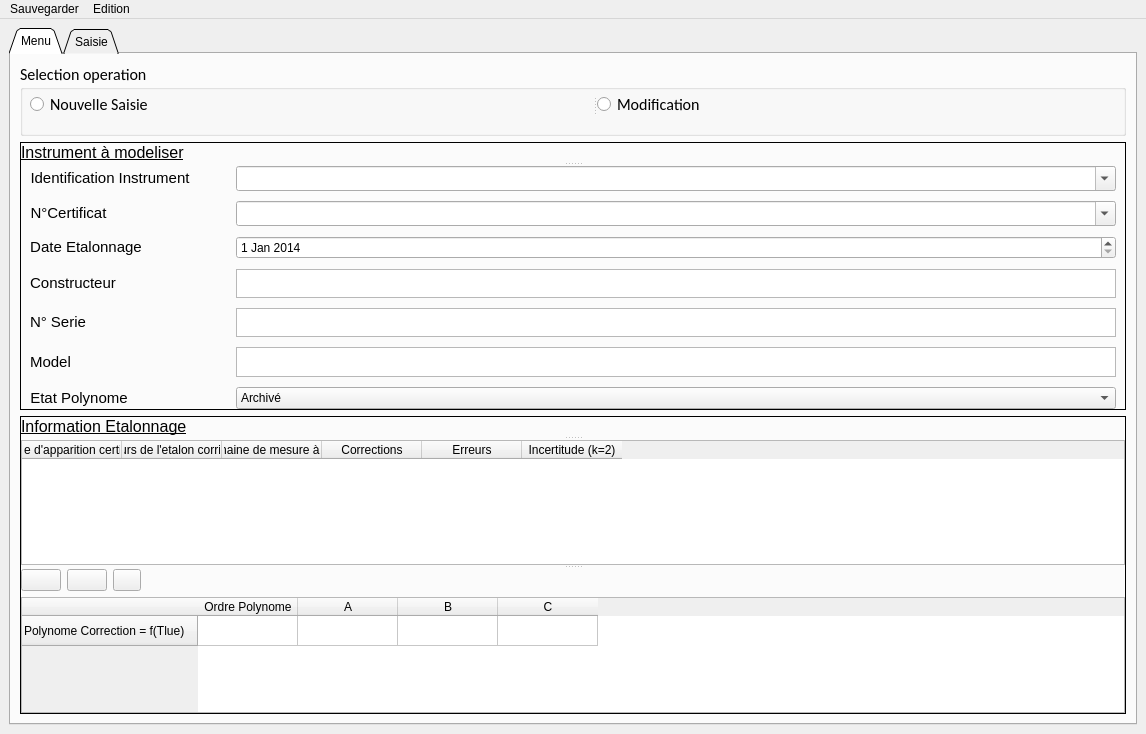
<?xml version="1.0" encoding="UTF-8"?>
<ui version="4.0">
 <class>Polynome</class>
 <widget class="QMainWindow" name="Polynome">
  <property name="geometry">
   <rect>
    <x>0</x>
    <y>0</y>
    <width>1146</width>
    <height>734</height>
   </rect>
  </property>
  <property name="windowTitle">
   <string>Polynome de modelisation v 0.1</string>
  </property>
  <widget class="QWidget" name="centralWidget">
   <layout class="QGridLayout" name="gridLayout_3">
    <item row="0" column="1">
     <widget class="QTabWidget" name="tabWidget">
      <property name="tabShape">
       <enum>QTabWidget::Triangular</enum>
      </property>
      <property name="currentIndex">
       <number>0</number>
      </property>
      <property name="elideMode">
       <enum>Qt::ElideNone</enum>
      </property>
      <widget class="QWidget" name="tab_1">
       <attribute name="title">
        <string>Menu</string>
       </attribute>
       <layout class="QVBoxLayout" name="verticalLayout">
        <item>
         <widget class="QGroupBox" name="groupBox">
          <property name="minimumSize">
           <size>
            <width>0</width>
            <height>73</height>
           </size>
          </property>
          <property name="maximumSize">
           <size>
            <width>16777215</width>
            <height>100</height>
           </size>
          </property>
          <property name="font">
           <font>
            <family>Calibri</family>
            <pointsize>12</pointsize>
           </font>
          </property>
          <property name="title">
           <string>Selection operation </string>
          </property>
          <widget class="QSplitter" name="splitter">
           <property name="geometry">
            <rect>
             <x>10</x>
             <y>30</y>
             <width>1061</width>
             <height>23</height>
            </rect>
           </property>
           <property name="orientation">
            <enum>Qt::Horizontal</enum>
           </property>
           <widget class="QRadioButton" name="radioButton_new_saisie">
            <property name="font">
             <font>
              <family>Calibri</family>
              <pointsize>12</pointsize>
             </font>
            </property>
            <property name="text">
             <string>Nouvelle Saisie</string>
            </property>
           </widget>
           <widget class="QRadioButton" name="radioButton_modification">
            <property name="font">
             <font>
              <family>Calibri</family>
              <pointsize>12</pointsize>
             </font>
            </property>
            <property name="text">
             <string>Modification</string>
            </property>
           </widget>
          </widget>
         </widget>
        </item>
        <item>
         <widget class="QSplitter" name="splitter_2">
          <property name="maximumSize">
           <size>
            <width>16777215</width>
            <height>16777215</height>
           </size>
          </property>
          <property name="frameShape">
           <enum>QFrame::Panel</enum>
          </property>
          <property name="lineWidth">
           <number>1</number>
          </property>
          <property name="orientation">
           <enum>Qt::Vertical</enum>
          </property>
          <widget class="QLabel" name="label_10">
           <property name="text">
            <string>&lt;html&gt;&lt;head/&gt;&lt;body&gt;&lt;p&gt;&lt;span style=&quot; font-size:12pt; text-decoration: underline;&quot;&gt;Instrument à modeliser&lt;/span&gt;&lt;/p&gt;&lt;/body&gt;&lt;/html&gt;</string>
           </property>
           <property name="alignment">
            <set>Qt::AlignLeading|Qt::AlignLeft|Qt::AlignVCenter</set>
           </property>
           <property name="margin">
            <number>4</number>
           </property>
          </widget>
          <widget class="QWidget" name="layoutWidget">
           <layout class="QFormLayout" name="formLayout">
            <property name="fieldGrowthPolicy">
             <enum>QFormLayout::AllNonFixedFieldsGrow</enum>
            </property>
            <property name="horizontalSpacing">
             <number>6</number>
            </property>
            <property name="verticalSpacing">
             <number>10</number>
            </property>
            <property name="leftMargin">
             <number>9</number>
            </property>
            <property name="rightMargin">
             <number>9</number>
            </property>
            <property name="bottomMargin">
             <number>0</number>
            </property>
            <item row="0" column="0">
             <widget class="QLabel" name="label_11">
              <property name="maximumSize">
               <size>
                <width>16777215</width>
                <height>30</height>
               </size>
              </property>
              <property name="text">
               <string>&lt;html&gt;&lt;head/&gt;&lt;body&gt;&lt;p align=&quot;center&quot;&gt;&lt;span style=&quot; font-size:11pt;&quot;&gt;Identification Instrument&lt;/span&gt;&lt;/p&gt;&lt;/body&gt;&lt;/html&gt;</string>
              </property>
              <property name="alignment">
               <set>Qt::AlignCenter</set>
              </property>
             </widget>
            </item>
            <item row="0" column="1">
             <widget class="QComboBox" name="comboBox_identification">
              <property name="enabled">
               <bool>true</bool>
              </property>
              <property name="minimumSize">
               <size>
                <width>0</width>
                <height>25</height>
               </size>
              </property>
              <property name="maximumSize">
               <size>
                <width>16777215</width>
                <height>30</height>
               </size>
              </property>
              <property name="mouseTracking">
               <bool>true</bool>
              </property>
              <property name="acceptDrops">
               <bool>true</bool>
              </property>
              <property name="editable">
               <bool>true</bool>
              </property>
             </widget>
            </item>
            <item row="1" column="0">
             <widget class="QLabel" name="label_15">
              <property name="maximumSize">
               <size>
                <width>16777215</width>
                <height>30</height>
               </size>
              </property>
              <property name="text">
               <string>&lt;html&gt;&lt;head/&gt;&lt;body&gt;&lt;p&gt;&lt;span style=&quot; font-size:11pt;&quot;&gt;N°Certificat&lt;/span&gt;&lt;/p&gt;&lt;/body&gt;&lt;/html&gt;</string>
              </property>
              <property name="alignment">
               <set>Qt::AlignCenter</set>
              </property>
             </widget>
            </item>
            <item row="1" column="1">
             <widget class="QComboBox" name="comboBox_n_ce">
              <property name="minimumSize">
               <size>
                <width>0</width>
                <height>25</height>
               </size>
              </property>
              <property name="maximumSize">
               <size>
                <width>16777215</width>
                <height>30</height>
               </size>
              </property>
              <property name="editable">
               <bool>true</bool>
              </property>
              <property name="modelColumn">
               <number>0</number>
              </property>
             </widget>
            </item>
            <item row="2" column="0">
             <widget class="QLabel" name="label_7">
              <property name="maximumSize">
               <size>
                <width>16777215</width>
                <height>30</height>
               </size>
              </property>
              <property name="text">
               <string>&lt;html&gt;&lt;head/&gt;&lt;body&gt;&lt;p&gt;&lt;span style=&quot; font-size:11pt;&quot;&gt;Date Etalonnage&lt;/span&gt;&lt;/p&gt;&lt;/body&gt;&lt;/html&gt;</string>
              </property>
              <property name="alignment">
               <set>Qt::AlignCenter</set>
              </property>
             </widget>
            </item>
            <item row="2" column="1">
             <widget class="QDateEdit" name="dateEdit">
              <property name="minimumSize">
               <size>
                <width>206</width>
                <height>0</height>
               </size>
              </property>
              <property name="maximumSize">
               <size>
                <width>16777215</width>
                <height>30</height>
               </size>
              </property>
              <property name="date">
               <date>
                <year>2014</year>
                <month>1</month>
                <day>1</day>
               </date>
              </property>
             </widget>
            </item>
            <item row="3" column="0">
             <widget class="QLabel" name="label_12">
              <property name="sizePolicy">
               <sizepolicy hsizetype="Expanding" vsizetype="Expanding">
                <horstretch>0</horstretch>
                <verstretch>0</verstretch>
               </sizepolicy>
              </property>
              <property name="maximumSize">
               <size>
                <width>16777215</width>
                <height>30</height>
               </size>
              </property>
              <property name="text">
               <string>&lt;html&gt;&lt;head/&gt;&lt;body&gt;&lt;p align=&quot;center&quot;&gt;&lt;span style=&quot; font-size:11pt;&quot;&gt;Constructeur&lt;/span&gt;&lt;/p&gt;&lt;/body&gt;&lt;/html&gt;</string>
              </property>
             </widget>
            </item>
            <item row="3" column="1">
             <widget class="QTextEdit" name="textEdit_constructeur">
              <property name="maximumSize">
               <size>
                <width>16777215</width>
                <height>30</height>
               </size>
              </property>
             </widget>
            </item>
            <item row="4" column="0">
             <widget class="QLabel" name="label_13">
              <property name="sizePolicy">
               <sizepolicy hsizetype="Expanding" vsizetype="Expanding">
                <horstretch>0</horstretch>
                <verstretch>0</verstretch>
               </sizepolicy>
              </property>
              <property name="minimumSize">
               <size>
                <width>200</width>
                <height>0</height>
               </size>
              </property>
              <property name="maximumSize">
               <size>
                <width>16777215</width>
                <height>30</height>
               </size>
              </property>
              <property name="text">
               <string>&lt;html&gt;&lt;head/&gt;&lt;body&gt;&lt;p&gt;&lt;span style=&quot; font-size:11pt;&quot;&gt;N° Serie&lt;/span&gt;&lt;/p&gt;&lt;/body&gt;&lt;/html&gt;</string>
              </property>
             </widget>
            </item>
            <item row="4" column="1">
             <widget class="QTextEdit" name="textEdit_n_serie">
              <property name="maximumSize">
               <size>
                <width>16777215</width>
                <height>30</height>
               </size>
              </property>
             </widget>
            </item>
            <item row="5" column="0">
             <widget class="QLabel" name="label_14">
              <property name="sizePolicy">
               <sizepolicy hsizetype="Expanding" vsizetype="Expanding">
                <horstretch>0</horstretch>
                <verstretch>0</verstretch>
               </sizepolicy>
              </property>
              <property name="maximumSize">
               <size>
                <width>16777215</width>
                <height>30</height>
               </size>
              </property>
              <property name="text">
               <string>&lt;html&gt;&lt;head/&gt;&lt;body&gt;&lt;p align=&quot;center&quot;&gt;&lt;span style=&quot; font-size:11pt;&quot;&gt;Model&lt;/span&gt;&lt;/p&gt;&lt;/body&gt;&lt;/html&gt;</string>
              </property>
             </widget>
            </item>
            <item row="5" column="1">
             <widget class="QTextEdit" name="textEdit_model">
              <property name="maximumSize">
               <size>
                <width>16777215</width>
                <height>30</height>
               </size>
              </property>
             </widget>
            </item>
            <item row="6" column="0">
             <widget class="QLabel" name="label_16">
              <property name="sizePolicy">
               <sizepolicy hsizetype="Expanding" vsizetype="Expanding">
                <horstretch>0</horstretch>
                <verstretch>0</verstretch>
               </sizepolicy>
              </property>
              <property name="maximumSize">
               <size>
                <width>16777215</width>
                <height>30</height>
               </size>
              </property>
              <property name="text">
               <string>&lt;html&gt;&lt;head/&gt;&lt;body&gt;&lt;p align=&quot;center&quot;&gt;&lt;span style=&quot; font-size:11pt;&quot;&gt;Etat Polynome&lt;/span&gt;&lt;/p&gt;&lt;/body&gt;&lt;/html&gt;</string>
              </property>
             </widget>
            </item>
            <item row="6" column="1">
             <widget class="QComboBox" name="comboBox_etat_polynome">
              <item>
               <property name="text">
                <string>Archivé</string>
               </property>
              </item>
              <item>
               <property name="text">
                <string>Actif</string>
               </property>
              </item>
             </widget>
            </item>
           </layout>
          </widget>
         </widget>
        </item>
        <item>
         <widget class="QSplitter" name="splitter_3">
          <property name="frameShape">
           <enum>QFrame::Panel</enum>
          </property>
          <property name="orientation">
           <enum>Qt::Vertical</enum>
          </property>
          <widget class="QLabel" name="label_5">
           <property name="text">
            <string>&lt;html&gt;&lt;head/&gt;&lt;body&gt;&lt;p&gt;&lt;span style=&quot; font-size:12pt; text-decoration: underline;&quot;&gt;Information Etalonnage&lt;/span&gt;&lt;/p&gt;&lt;/body&gt;&lt;/html&gt;</string>
           </property>
           <property name="margin">
            <number>4</number>
           </property>
          </widget>
          <widget class="QTableWidget" name="tableWidget_table_etalonnage">
           <property name="sizePolicy">
            <sizepolicy hsizetype="Expanding" vsizetype="Expanding">
             <horstretch>200</horstretch>
             <verstretch>0</verstretch>
            </sizepolicy>
           </property>
           <property name="minimumSize">
            <size>
             <width>0</width>
             <height>0</height>
            </size>
           </property>
           <property name="baseSize">
            <size>
             <width>0</width>
             <height>0</height>
            </size>
           </property>
           <property name="frameShadow">
            <enum>QFrame::Sunken</enum>
           </property>
           <property name="lineWidth">
            <number>1</number>
           </property>
           <property name="midLineWidth">
            <number>0</number>
           </property>
           <property name="autoScroll">
            <bool>false</bool>
           </property>
           <property name="autoScrollMargin">
            <number>10</number>
           </property>
           <property name="showDropIndicator" stdset="0">
            <bool>true</bool>
           </property>
           <property name="alternatingRowColors">
            <bool>true</bool>
           </property>
           <property name="showGrid">
            <bool>true</bool>
           </property>
           <property name="gridStyle">
            <enum>Qt::DashDotLine</enum>
           </property>
           <attribute name="verticalHeaderMinimumSectionSize">
            <number>19</number>
           </attribute>
           <column>
            <property name="text">
             <string>Ordre d'apparition certificat</string>
            </property>
           </column>
           <column>
            <property name="text">
             <string>Valeurs de l'etalon corrigées</string>
            </property>
           </column>
           <column>
            <property name="text">
             <string>Valeurs chaine de mesure à étalonner</string>
            </property>
           </column>
           <column>
            <property name="text">
             <string>Corrections</string>
            </property>
           </column>
           <column>
            <property name="text">
             <string>Erreurs</string>
            </property>
           </column>
           <column>
            <property name="text">
             <string>Incertitude (k=2)</string>
            </property>
           </column>
          </widget>
          <widget class="QWidget" name="layoutWidget_2">
           <layout class="QGridLayout" name="gridLayout">
            <item row="0" column="0">
             <widget class="QPushButton" name="Button_plus">
              <property name="text">
               <string/>
              </property>
              <property name="icon">
               <iconset resource="../Icones.qrc">
                <normaloff>:/Icones/ajouter-en-plus-icone-7956-48.png</normaloff>:/Icones/ajouter-en-plus-icone-7956-48.png</iconset>
              </property>
             </widget>
            </item>
            <item row="0" column="1">
             <widget class="QPushButton" name="buttton_supp">
              <property name="text">
               <string/>
              </property>
              <property name="icon">
               <iconset resource="../Icones.qrc">
                <normaloff>:/Icones/moins-arriere-zoom-icone-6351-128.PNG</normaloff>:/Icones/moins-arriere-zoom-icone-6351-128.PNG</iconset>
              </property>
             </widget>
            </item>
            <item row="0" column="3">
             <spacer name="horizontalSpacer">
              <property name="orientation">
               <enum>Qt::Horizontal</enum>
              </property>
              <property name="sizeHint" stdset="0">
               <size>
                <width>2000</width>
                <height>20</height>
               </size>
              </property>
             </spacer>
            </item>
            <item row="1" column="0" colspan="4">
             <widget class="QTableWidget" name="tableWidget_polynome">
              <row>
               <property name="text">
                <string>Polynome Correction = f(Tlue)</string>
               </property>
              </row>
              <column>
               <property name="text">
                <string>Ordre Polynome</string>
               </property>
              </column>
              <column>
               <property name="text">
                <string>A</string>
               </property>
              </column>
              <column>
               <property name="text">
                <string>B</string>
               </property>
              </column>
              <column>
               <property name="text">
                <string>C</string>
               </property>
              </column>
             </widget>
            </item>
            <item row="0" column="2">
             <widget class="QPushButton" name="button_actualise">
              <property name="maximumSize">
               <size>
                <width>28</width>
                <height>16777215</height>
               </size>
              </property>
              <property name="text">
               <string/>
              </property>
              <property name="icon">
               <iconset resource="../Icones.qrc">
                <normaloff>:/Icones/icone_actualiser.png</normaloff>:/Icones/icone_actualiser.png</iconset>
              </property>
             </widget>
            </item>
           </layout>
          </widget>
         </widget>
        </item>
       </layout>
      </widget>
      <widget class="QWidget" name="tab">
       <attribute name="title">
        <string>Saisie</string>
       </attribute>
       <layout class="QGridLayout" name="gridLayout_2">
        <item row="0" column="0">
         <widget class="QScrollArea" name="scrollArea">
          <property name="widgetResizable">
           <bool>true</bool>
          </property>
          <widget class="QWidget" name="scrollAreaWidgetContents">
           <property name="geometry">
            <rect>
             <x>0</x>
             <y>0</y>
             <width>1102</width>
             <height>655</height>
            </rect>
           </property>
           <layout class="QGridLayout" name="gridLayout_4">
            <item row="0" column="0">
             <widget class="QwtPlot" name="qwtPlot">
              <property name="sizePolicy">
               <sizepolicy hsizetype="MinimumExpanding" vsizetype="Expanding">
                <horstretch>0</horstretch>
                <verstretch>0</verstretch>
               </sizepolicy>
              </property>
              <property name="minimumSize">
               <size>
                <width>243</width>
                <height>231</height>
               </size>
              </property>
              <property name="frameShape">
               <enum>QFrame::Panel</enum>
              </property>
             </widget>
            </item>
            <item row="1" column="0">
             <widget class="QTableWidget" name="tableWidget_modelisation">
              <property name="sizePolicy">
               <sizepolicy hsizetype="Expanding" vsizetype="Expanding">
                <horstretch>200</horstretch>
                <verstretch>0</verstretch>
               </sizepolicy>
              </property>
              <property name="minimumSize">
               <size>
                <width>0</width>
                <height>0</height>
               </size>
              </property>
              <property name="baseSize">
               <size>
                <width>0</width>
                <height>0</height>
               </size>
              </property>
              <property name="frameShape">
               <enum>QFrame::Panel</enum>
              </property>
              <property name="frameShadow">
               <enum>QFrame::Plain</enum>
              </property>
              <property name="autoScroll">
               <bool>false</bool>
              </property>
              <property name="autoScrollMargin">
               <number>10</number>
              </property>
              <property name="showDropIndicator" stdset="0">
               <bool>true</bool>
              </property>
              <property name="alternatingRowColors">
               <bool>true</bool>
              </property>
              <property name="showGrid">
               <bool>true</bool>
              </property>
              <property name="gridStyle">
               <enum>Qt::DashDotLine</enum>
              </property>
              <attribute name="verticalHeaderMinimumSectionSize">
               <number>19</number>
              </attribute>
              <column>
               <property name="text">
                <string>Ordre d'apparition certificat</string>
               </property>
              </column>
              <column>
               <property name="text">
                <string>Valeurs de l'etalon corrigées</string>
               </property>
              </column>
              <column>
               <property name="text">
                <string>Valeurs chaine de mesure à étalonner</string>
               </property>
              </column>
              <column>
               <property name="text">
                <string>Corrections</string>
               </property>
              </column>
              <column>
               <property name="text">
                <string>Incertitudes</string>
               </property>
              </column>
              <column>
               <property name="text">
                <string>Corrections modelisees</string>
               </property>
              </column>
              <column>
               <property name="text">
                <string>Residus</string>
               </property>
              </column>
              <column>
               <property name="text">
                <string>Recouvrement incertitudes</string>
               </property>
              </column>
             </widget>
            </item>
            <item row="2" column="0">
             <layout class="QFormLayout" name="formLayout_2">
              <property name="fieldGrowthPolicy">
               <enum>QFormLayout::AllNonFixedFieldsGrow</enum>
              </property>
              <property name="verticalSpacing">
               <number>19</number>
              </property>
              <property name="leftMargin">
               <number>0</number>
              </property>
              <property name="topMargin">
               <number>10</number>
              </property>
              <property name="rightMargin">
               <number>500</number>
              </property>
              <item row="0" column="0">
               <widget class="QLabel" name="label">
                <property name="minimumSize">
                 <size>
                  <width>200</width>
                  <height>0</height>
                 </size>
                </property>
                <property name="font">
                 <font>
                  <family>Calibri</family>
                  <pointsize>12</pointsize>
                 </font>
                </property>
                <property name="text">
                 <string>Incertitude d'etalonnage max</string>
                </property>
               </widget>
              </item>
              <item row="0" column="1">
               <widget class="QLineEdit" name="lineEdit_incertitude_max_etal"/>
              </item>
              <item row="1" column="0">
               <widget class="QLabel" name="label_2">
                <property name="font">
                 <font>
                  <family>Calibri</family>
                  <pointsize>12</pointsize>
                 </font>
                </property>
                <property name="text">
                 <string>Residu max</string>
                </property>
               </widget>
              </item>
              <item row="1" column="1">
               <widget class="QLineEdit" name="lineEdit_residu_max"/>
              </item>
              <item row="2" column="0">
               <widget class="QLabel" name="label_3">
                <property name="font">
                 <font>
                  <family>Calibri</family>
                  <pointsize>12</pointsize>
                 </font>
                </property>
                <property name="text">
                 <string>Incertitude Residu max</string>
                </property>
               </widget>
              </item>
              <item row="2" column="1">
               <widget class="QLineEdit" name="lineEdit_incertitude_residu_max"/>
              </item>
              <item row="3" column="0">
               <widget class="QLabel" name="label_4">
                <property name="font">
                 <font>
                  <family>Calibri</family>
                  <pointsize>12</pointsize>
                 </font>
                </property>
                <property name="text">
                 <string>Ecart type des residus</string>
                </property>
               </widget>
              </item>
              <item row="3" column="1">
               <widget class="QLineEdit" name="lineEdit_ecartype_residus"/>
              </item>
              <item row="4" column="0">
               <widget class="QLabel" name="label_8">
                <property name="font">
                 <font>
                  <family>Calibri</family>
                  <pointsize>12</pointsize>
                 </font>
                </property>
                <property name="text">
                 <string>Normalite des residus</string>
                </property>
               </widget>
              </item>
              <item row="4" column="1">
               <widget class="QLineEdit" name="lineEdit_normalite_residus"/>
              </item>
              <item row="5" column="0">
               <widget class="QLabel" name="label_17">
                <property name="font">
                 <font>
                  <family>Calibri</family>
                  <pointsize>12</pointsize>
                 </font>
                </property>
                <property name="text">
                 <string>Incertitude modelisation</string>
                </property>
               </widget>
              </item>
              <item row="5" column="1">
               <widget class="QLineEdit" name="lineEdit_incertitude_modelisation"/>
              </item>
             </layout>
            </item>
           </layout>
          </widget>
         </widget>
        </item>
       </layout>
      </widget>
     </widget>
    </item>
   </layout>
  </widget>
  <widget class="QMenuBar" name="menuBar">
   <property name="geometry">
    <rect>
     <x>0</x>
     <y>0</y>
     <width>1146</width>
     <height>21</height>
    </rect>
   </property>
   <widget class="QMenu" name="menuEnregistrer">
    <property name="title">
     <string>Sauvegarder</string>
    </property>
    <addaction name="actionEnregistrer"/>
    <addaction name="actionMise_jour"/>
    <addaction name="actionSupprimer"/>
   </widget>
   <widget class="QMenu" name="menuEdition">
    <property name="title">
     <string>Edition</string>
    </property>
    <addaction name="actionExport_Rapport"/>
   </widget>
   <addaction name="menuEnregistrer"/>
   <addaction name="menuEdition"/>
  </widget>
  <action name="actionEnregistrer">
   <property name="text">
    <string>Enregistrer</string>
   </property>
  </action>
  <action name="actionMise_jour">
   <property name="text">
    <string>Mise à jour</string>
   </property>
  </action>
  <action name="actionSupprimer">
   <property name="text">
    <string>Supprimer</string>
   </property>
  </action>
  <action name="actionExport_Rapport">
   <property name="text">
    <string>Export Rapport</string>
   </property>
  </action>
 </widget>
 <customwidgets>
  <customwidget>
   <class>QwtPlot</class>
   <extends>QFrame</extends>
   <header>qwt_plot.h</header>
  </customwidget>
 </customwidgets>
 <resources>
  <include location="../Icones.qrc"/>
 </resources>
 <connections/>
</ui>
